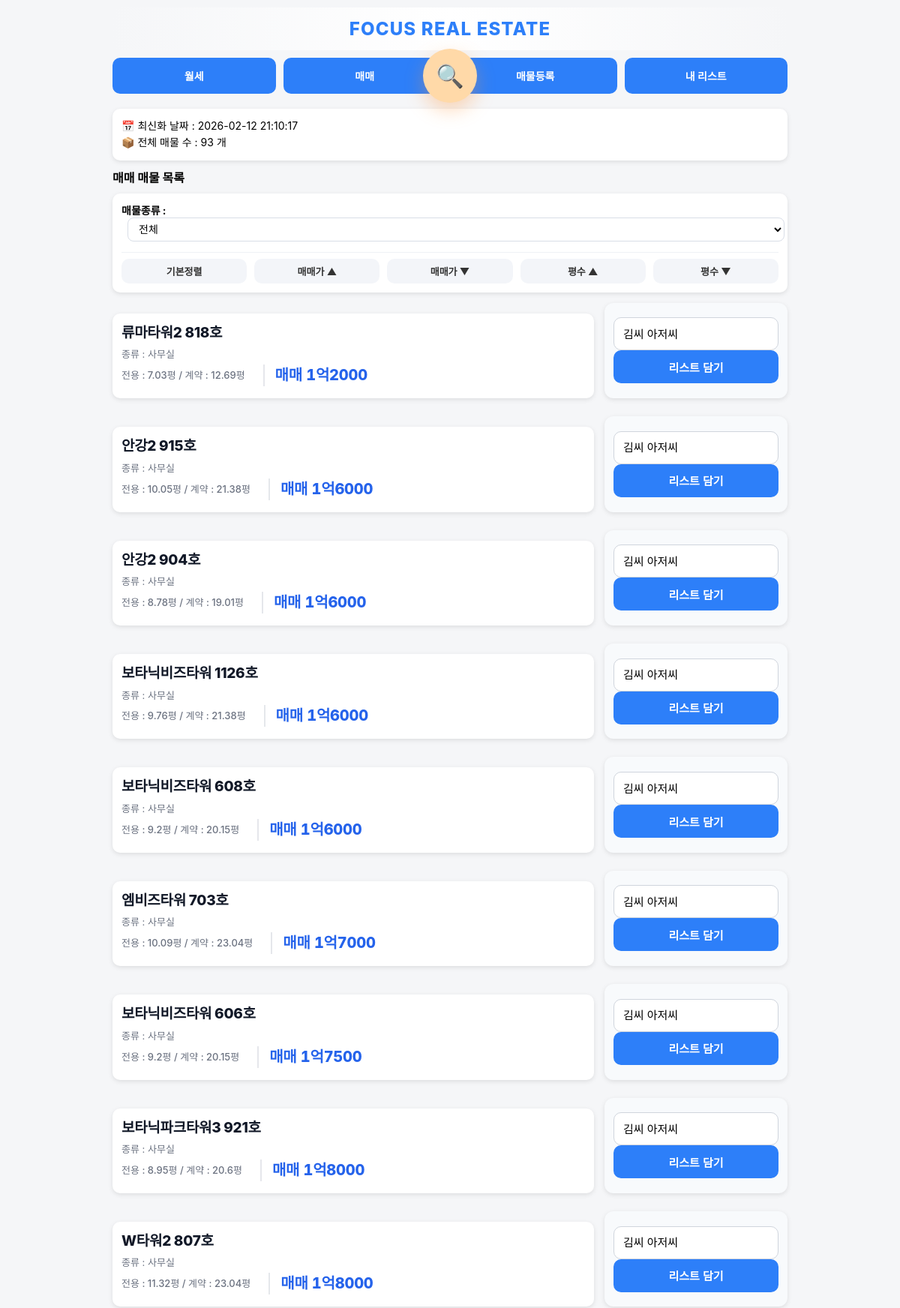
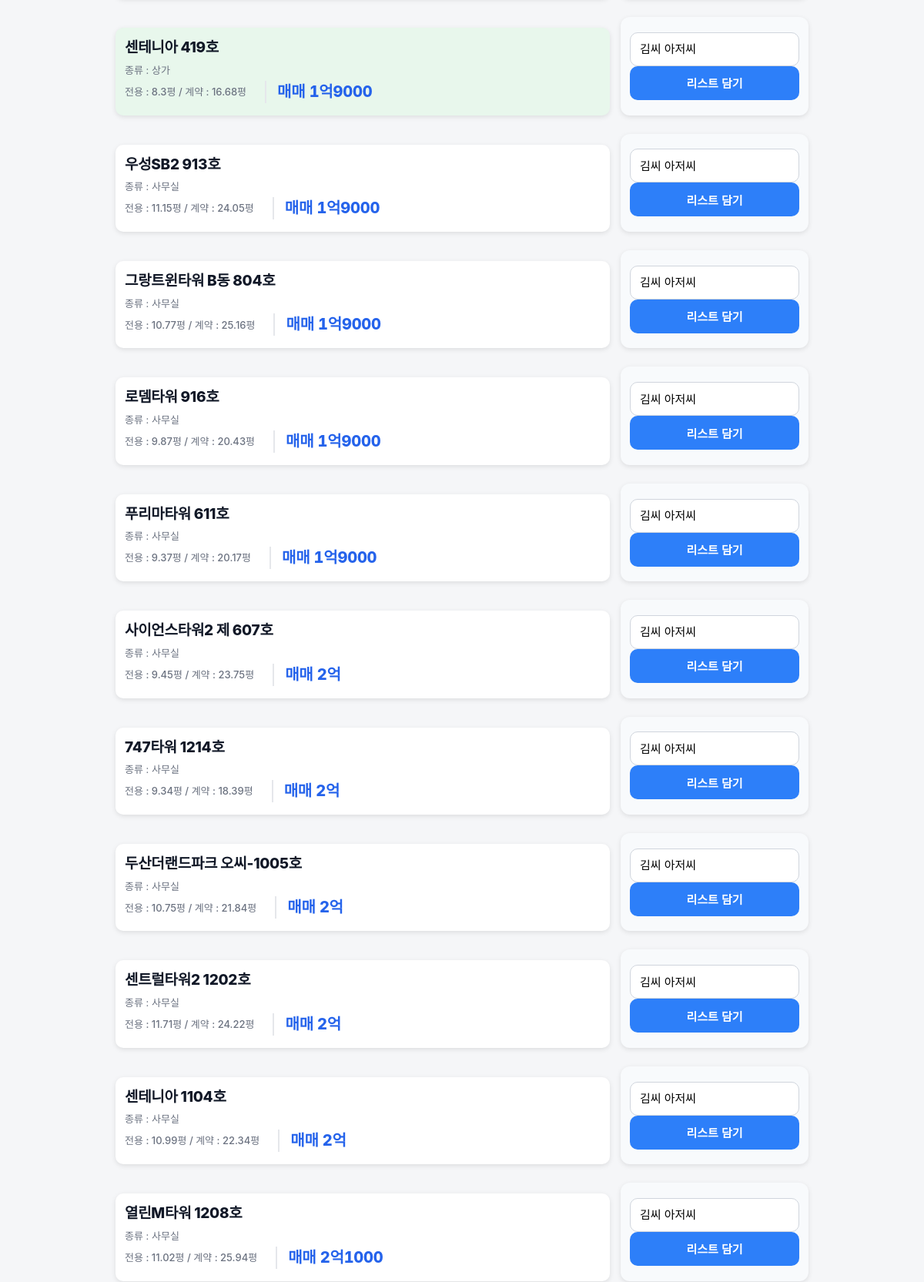
The app's page /?mode=sale (signed in, upper part) with its own data (2 pictures, top to bottom).
### app.py (models this page shows)
class UploadLog(db.Model):
    id = db.Column(db.Integer, primary_key=True)
    upload_time = db.Column(db.String(50))

class Property(db.Model):
    status = db.Column(db.String(20), default='available')
    property_type = db.Column(db.String(50))
    id = db.Column(db.Integer, primary_key=True)
    building_name = db.Column(db.String(200))
    exclusive_area = db.Column(db.Float)
    contract_area = db.Column(db.Float)
    deposit = db.Column(db.Integer)
    rent = db.Column(db.Integer)
    sale_price = db.Column(db.Integer)
    category = db.Column(db.String(20))
    status = db.Column(db.String(20), default='available')

### app.py (the view)
@app.route("/")
@login_required
def index():
    print("현재 로그인 상태:", current_user.is_authenticated)
    mode = request.args.get("mode", "rent")
    sort = request.args.get("sort", "")
    property_type = request.args.get("property_type", "")
    query = Property.query
    if property_type:
        query = query.filter(Property.property_type == property_type)
    if mode == "sale":
        query = query.filter_by(category="매매")
    else:
        query = query.filter_by(category="월세")
    if sort == "rent_asc":
        query = query.order_by(Property.rent.asc(), Property.deposit.asc())
    elif sort == "rent_desc":
        query = query.order_by(Property.rent.desc(), Property.deposit.desc())
    elif sort == "sale_asc":
        query = query.order_by(Property.sale_price.asc())
    elif sort == "sale_desc":
        query = query.order_by(Property.sale_price.desc())
    elif sort == "area_asc":
        query = query.order_by(Property.exclusive_area.asc())
    elif sort == "area_desc":
        query = query.order_by(Property.exclusive_area.desc())
    else:
        if mode == "rent":
            query = query.order_by(Property.rent.asc(), Property.deposit.asc())
        else:
            query = query.order_by(Property.sale_price.asc())
    properties = query.all()
    last_upload = UploadLog.query.order_by(UploadLog.id.desc()).first()
    upload_time = last_upload.upload_time if last_upload else "업로드 기록 없음"
    collections = Collection.query.all()
    existing_pairs = set(
        (item.property_id, item.collection_id)
        for item in CollectionItem.query.all()
    )
    return render_template(
        "index.html",
        properties=properties,
        mode=mode,
        format_sale_price_korean=format_sale_price_korean,
        upload_time=upload_time,
        property_type=property_type,
        collections=collections,
        existing_pairs=existing_pairs
    )

### app.py (called while the page is built)
@login_manager.user_loader
def load_user(user_id):
    return User.query.get(int(user_id))

def format_sale_price_korean(price):
    try:
        price = int(price)
        if price >= 10000:
            eok = price // 10000
            rest = price % 10000
            if rest == 0:
                return f"{eok}억"
            else:
                return f"{eok}억{rest}"
        else:
            return f"{price}"
    except:
        return price

### templates/index.html (shortened to what this page needs)
{% extends "base.html" %}
{% block content %}
<div class="card info-box">
    <div>📅 최신화 날짜 : {{ upload_time }}</div>
    <div>📦 전체 매물 수 : {{ properties|length }} 개</div>
</div>
{% if mode == "sale" %}
<h2>매매 매물 목록</h2>
{% else %}
<h2>월세 매물 목록</h2>
{% endif %}
<div class="card">
<form method="get">
    <div class="filter-row">
        <strong>매물종류 :</strong>
        <select name="property_type" onchange="this.form.submit()">
            <option value="" {% if not property_type %}selected{% endif %}>전체</option>
        </select>
    </div>
</form>
<div class="sort-buttons">
    <a href="/?mode={{ mode }}&property_type={{ property_type }}">기본정렬</a>
    {% if mode == "sale" %}
        <a href="/?mode=sale&sort=sale_asc&property_type={{ property_type }}">매매가 ▲</a>
        <a href="/?mode=sale&sort=sale_desc&property_type={{ property_type }}">매매가 ▼</a>
    {% else %}
        <a href="/?mode=rent&sort=rent_asc&property_type={{ property_type }}">월세 ▲</a>
        <a href="/?mode=rent&sort=rent_desc&property_type={{ property_type }}">월세 ▼</a>
    {% endif %}
    <a href="/?mode={{ mode }}&sort=area_asc&property_type={{ property_type }}">평수 ▲</a>
    <a href="/?mode={{ mode }}&sort=area_desc&property_type={{ property_type }}">평수 ▼</a>
</div>
</div>
{% for p in properties %}
<div class="detail-row">
    <div class="card property-card {{ p.property_type }}">
        <div class="card-left">
            <div class="title">{{ p.building_name }}</div>
            <div class="detail">
                종류 : {{ p.property_type }}
            </div>
            <div class="detail detail-line">
                전용 : {{ p.exclusive_area }}평 /
                계약 : {{ p.contract_area }}평
                <span class="price-inline">
                {% if p.category == "매매" %}
                    매매 {{ format_sale_price_korean(p.sale_price) }}
                {% else %}
                    임대 {{ p.deposit }}/{{ p.rent }}
                {% endif %}
                </span>
            </div>
        </div>
    </div>
    <form method="POST" action="/add_to_collection" class="ajax-form card action-card">
    <select name="collection_id" class="collection-select">
        {% for c in collections %}
            <option value="{{ c.id }}"
    {% if existing_pairs and (p.id, c.id) in existing_pairs %}data-added="true"{% endif %}>
    {{ c.title }}
</option>
        {% endfor %}
    </select>
    <button type="submit" class="add-btn">
</button>
</form>
</div>
{% endfor %}
{% endblock %}

### templates/base.html (shortened to what this page needs)
<!DOCTYPE html>
<html>
<head>
</head>
<body>
<div class="container">
    <div class="site-header">
         FOCUS REAL ESTATE
    </div>
    <div class="menu-wrapper">
    <div class="menu">
        <a href="/?mode=rent">월세</a>
        <a href="/?mode=sale">매매</a>
        <a href="/register" class="pc-only">매물등록</a>
        <a href="/collections">내 리스트</a>
    </div>
    <a href="/search" class="search-fab" title="매물 검색">
        🔍
    </a>
</div>
{% block content %}
{% endblock %}
</div>
</body>
</html>

### templates/base.html (style rules this page uses)
.site-header { text-align: center; font-size: 24px; font-weight: 800; letter-spacing: 1.2px; padding: 14px 0; color: #2d7ff9; background: linear-gradient(to right, #f5f6f8, #ffffff, #f5f6f8); border-radius: 12px; margin-bottom: 10px; }
body { font-size: 14px; }
.card-left { flex: 1; }
@media (min-width: 801px) { .menu { display: flex !important; flex-direction: row !important; justify-content: space-between !important; gap: 10px !important; } }
@media (min-width: 801px) { .menu a { flex: 1 !important; } }
@media (min-width: 801px) { .sort-buttons { display: flex !important; flex-direction: row !important; gap: 10px !important; } }
@media (min-width: 801px) { .sort-buttons a { flex: 1 !important; } }
body { font-family: "Pretendard", -apple-system, BlinkMacSystemFont, "Segoe UI", Roboto, sans-serif; margin: 0; padding: 0; background: #f5f6f8; }
.container { max-width: 900px; margin: 0 auto; padding: 10px; }
h2 { font-size: 16px; margin: 10px 0; }
.menu { display: grid; grid-template-columns: repeat(3, 1fr); gap: 8px; margin-bottom: 15px; }
.menu a { text-align: center; padding: 14px 10px; background: #2d7ff9; color: white; border-radius: 10px; text-decoration: none; font-size: 14px; font-weight: bold; }
.card { background: white; padding: 12px; border-radius: 10px; margin-bottom: 10px; box-shadow: 0 2px 6px rgba(0,0,0,0.1); }
.info-box { font-size: 14px; line-height: 1.6; }
select { padding: 10px; width: 100%; border-radius: 8px; border: 1px solid #ccc; font-size: 14px; }
.sort-buttons { display: grid; grid-template-columns: repeat(2, 1fr); gap: 6px; }
.sort-buttons a { background: #eef2f7; padding: 10px; text-align: center; border-radius: 8px; text-decoration: none; font-size: 13px; color: #333; font-weight: bold; }
.property-card .title { font-weight: bold; font-size: 15px; margin-bottom: 6px; }
.property-card .detail { font-size: 13px; margin-bottom: 4px; color: #444; }
.menu-wrapper { position: relative; margin-bottom: 20px; }
.search-fab { position: absolute; left: 50%; top: 50%; transform: translate(-50%, -50%); width: 72px; height: 72px; border-radius: 50%; background: #ffd9a8; color: #ff8a00; display: flex; align-items: center; justify-content: center; font-size: 30px; text-decoration: none; box-shadow: 0 10px 25px rgba(255,150,60,0.35); transition: all 0.18s ease; z-index: 10; animation: floaty 2.4s ease-in-out infinite; }
.property-card { flex:1; display:flex; transition: transform 0.18s ease, box-shadow 0.18s ease; cursor: pointer; }
.property-card .card-left { display:flex; flex-direction:column; justify-content:center; }
.action-card { transition: transform 0.18s ease, box-shadow 0.18s ease, background 0.15s ease; }
.property-card { background: #ffffff; }
.property-card.상가 { background: #e8f7ec; }
.detail-line { display:flex; align-items:center; gap:10px; }
.price-inline { font-weight:900; color:#2d7ff9; white-space:nowrap; margin-left:14px; padding-left:14px; border-left:2px solid #e5e7eb; font-size:18px; letter-spacing:0.2px; }
.detail-row { display:flex; gap:14px; align-items:stretch; margin-top:14px; }
.detail-row > .card { display:flex; }
.action-card { min-width:220px; display:flex; flex-direction:column; justify-content:center; padding:12px; background:#f8fafc; border-radius:12px; }
.action-card select { width:100%; height:44px; padding:0 12px; border-radius:10px; border:1px solid #d0d5dd; font-size:15px; background:#fff; box-sizing:border-box; appearance:none; }
.action-card button { width:100%; height:44px; border:none; border-radius:10px; background:#2d7ff9; color:white; font-weight:700; font-size:15px; cursor:pointer; display:flex; align-items:center; justify-content:center; }
.detail-row { align-items:stretch; }
.action-card { min-height:96px; }
.property-card { height:100%; display:flex; }
.property-card .title { font-weight:800; font-size:19px; letter-spacing:-0.3px; color:#111827; }
.price-inline { font-weight:800; font-size:20px; letter-spacing:-0.2px; color:#2563eb; }
.price-inline { padding-left:14px; margin-left:14px; border-left:2px solid #e5e7eb; }
.price-inline, .property-card .price { font-variant-numeric: tabular-nums; }
.property-card .detail { font-size:13px; color:#6b7280; }
.property-card .detail-line { font-weight:500; }
.price-inline::before { opacity:0.7; }
.property-card { line-height:1.45; }

### records on screen
UploadLog: upload_time "2026-02-12 21:10:17"
Property: building_name "류마타워2 818호", property_type "사무실", exclusive_area "7.03", contract_area "12.69", sale_price "1억2000"
Property: building_name "안강2 915호", property_type "사무실", exclusive_area "10.05", contract_area "21.38", sale_price "1억6000"
Property: building_name "안강2 904호", property_type "사무실", exclusive_area "8.78", contract_area "19.01", sale_price "1억6000"
Property: building_name "보타닉비즈타워 1126호", property_type "사무실", exclusive_area "9.76", contract_area "21.38", sale_price "1억6000"
Property: building_name "보타닉비즈타워 608호", property_type "사무실", exclusive_area "9.2", contract_area "20.15", sale_price "1억6000"
Property: building_name "엠비즈타워 703호", property_type "사무실", exclusive_area "10.09", contract_area "23.04", sale_price "1억7000"
Property: building_name "보타닉비즈타워 606호", property_type "사무실", exclusive_area "9.2", contract_area "20.15", sale_price "1억7500"
Property: building_name "보타닉파크타워3 921호", property_type "사무실", exclusive_area "8.95", contract_area "20.6", sale_price "1억8000"
Property: building_name "W타워2 807호", property_type "사무실", exclusive_area "11.32", contract_area "23.04", sale_price "1억8000"
Property: building_name "센테니아 419호", property_type "상가", exclusive_area "8.3", contract_area "16.68", sale_price "1억9000"
Property: building_name "우성SB2 913호", property_type "사무실", exclusive_area "11.15", contract_area "24.05", sale_price "1억9000"
Property: building_name "그랑트윈타워 B동 804호", property_type "사무실", exclusive_area "10.77", contract_area "25.16", sale_price "1억9000"
Property: building_name "로뎀타워 916호", property_type "사무실", exclusive_area "9.87", contract_area "20.43", sale_price "1억9000"
Property: building_name "푸리마타워 611호", property_type "사무실", exclusive_area "9.37", contract_area "20.17", sale_price "1억9000"
Property: building_name "사이언스타워2 제 607호", property_type "사무실", exclusive_area "9.45", contract_area "23.75", sale_price "2억"
Property: building_name "747타워 1214호", property_type "사무실", exclusive_area "9.34", contract_area "18.39", sale_price "2억"
Property: building_name "두산더랜드파크 오씨-1005호", property_type "사무실", exclusive_area "10.75", contract_area "21.84", sale_price "2억"
Property: building_name "센트럴타워2 1202호", property_type "사무실", exclusive_area "11.71", contract_area "24.22", sale_price "2억"
Property: building_name "센테니아 1104호", property_type "사무실", exclusive_area "10.99", contract_area "22.34", sale_price "2억"
Property: building_name "열린M타워 1208호", property_type "사무실", exclusive_area "11.02", contract_area "25.94", sale_price "2억1000"

### other values on screen
{{ properties|length }} "93"
form field collection_id "김씨 아저씨"
